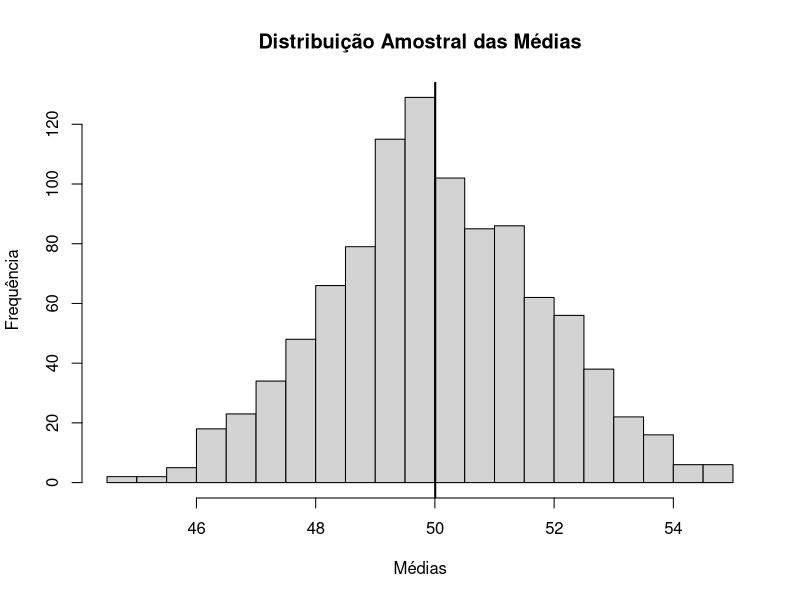

Reproduce this figure in R.
## ---- chunk 1
set.seed(123)

populacao <- rnorm(10000, mean = 50, sd = 10)

n <- 30
repeticoes <- 1000

medias <- replicate(repeticoes, mean(sample(populacao, n)))

hist(medias, breaks = 30,
     main = "Distribuição Amostral das Médias",
     ylab = "Frequência",
     xlab = "Médias")

abline(v = mean(medias), lwd = 2)
## ---- chunk 2
pnorm(5800, mean = 6000, sd = 150)
